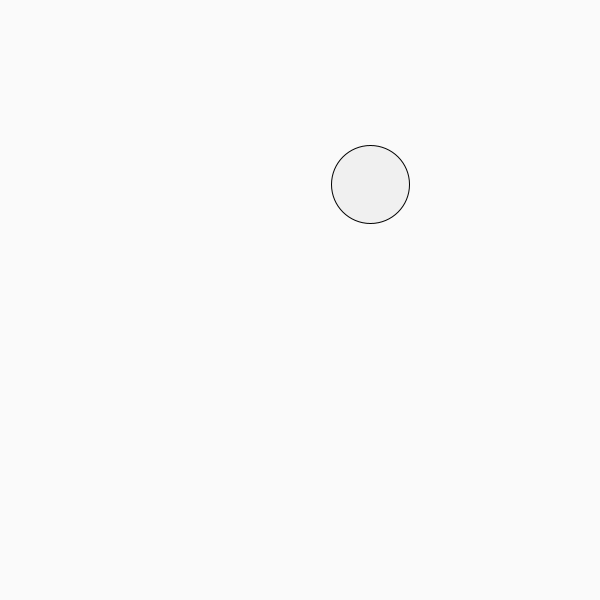
Frame 1 (no input)
Frame 60 (the mouse pressed at the canvas centre just before this capture): identical to frame 1, image omitted
Frame 120 (the mouse held since frame 60 and released just before this capture): identical to frame 1, image omitted

The Processing sketch that drew this single still picture (run headless with seeded random() and noise(); from frame 60 on, the mouse is pressed at the canvas centre):

// Processing sketch: PlayingWithCursor
// ── PlayingWithCursor.pde
//Playing with Cursor

float x, y, r;                                     // <-- variables define the shape
boolean isYellow, isRed, isInside, showMousePos;   // <-- variables capture the state

void setup () {
  size(600, 600);
  x = random(width*0.1, width*0.9); // <-- position in x is random, not at edge
  y = random(width*0.1, width*0.9); // <-- position in y is random, not at edge
  r = random(40, 80);                // <-- radius is random, not tiny, not huge
}

void draw () {
  background(250);
  // -- if inside : circle isOrange :
  if (dist(mouseX, mouseY, x, y)<r/2) {
    fill(255, 128, 32);
  } else {
    fill(240);
  }
  ellipse (x, y, r, r);
}

void mouseClicked() {
  // -- move ellipse - to mouseY,mouseX
  x = mouseX;
  y = mouseY;
  // -- if inside : isRed
  if (isInside) {
    isRed = true;
  }
}

void mousePressed() {
  // -- background isYellow
}

void mouseReleased() {
}

void mouseMoved() {
  // -- showMousePos
  println(mouseX, mouseY, millis());
  if (dist(mouseX, mouseY, x, y)<r/2) {
    isInside = true;
  } else {
    isInside = false;
  }
  // -- isInside?
}

void mouseDragged() {
  // -- move ellipse : to mouseX,mouseY
  x = mouseX;
  y = mouseY;
}
